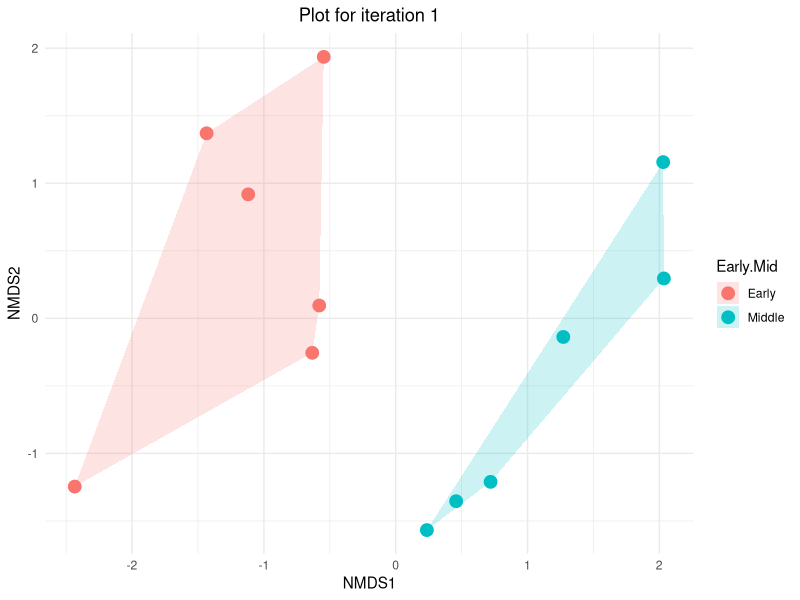
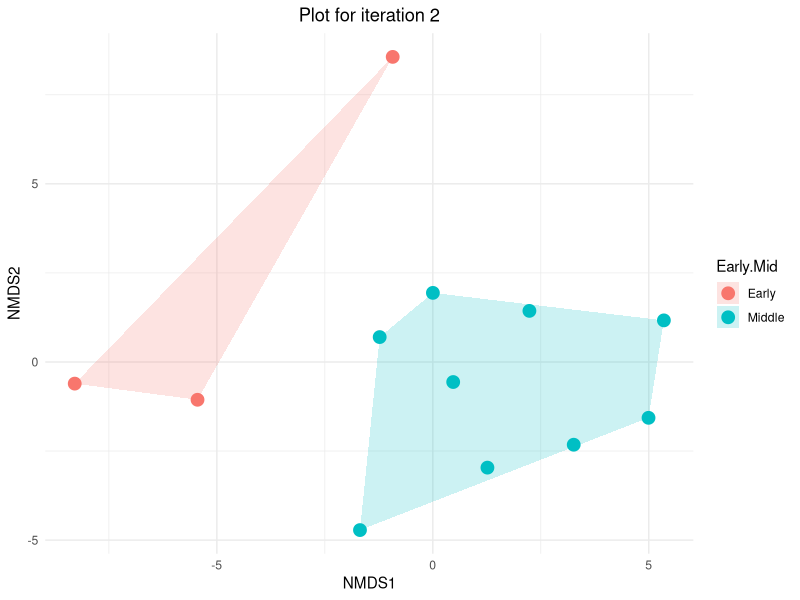
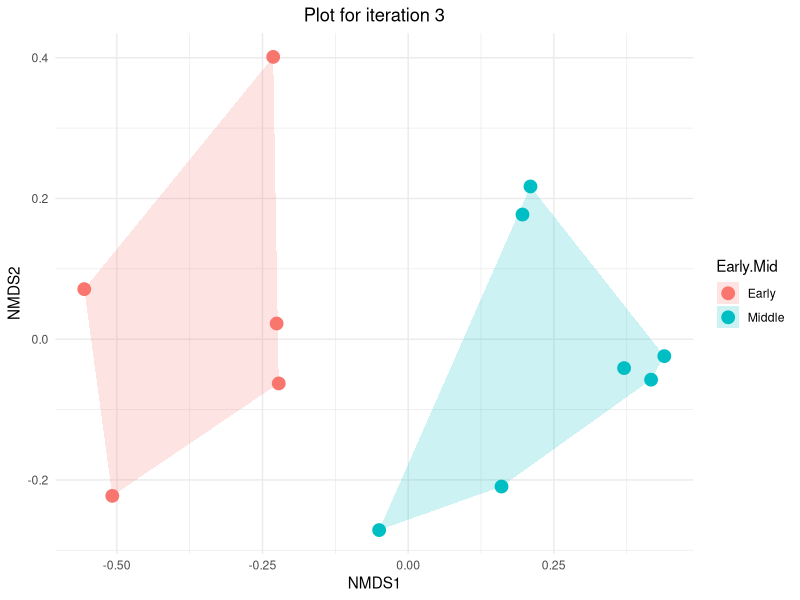
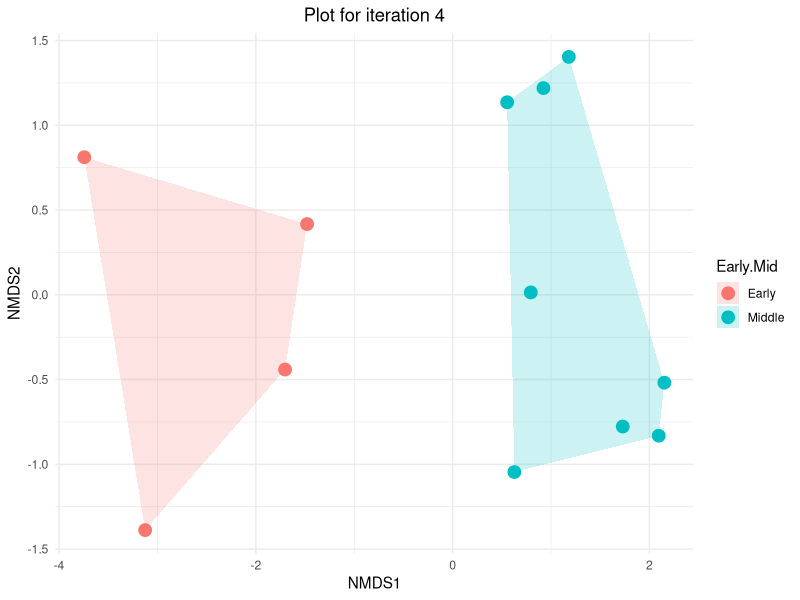
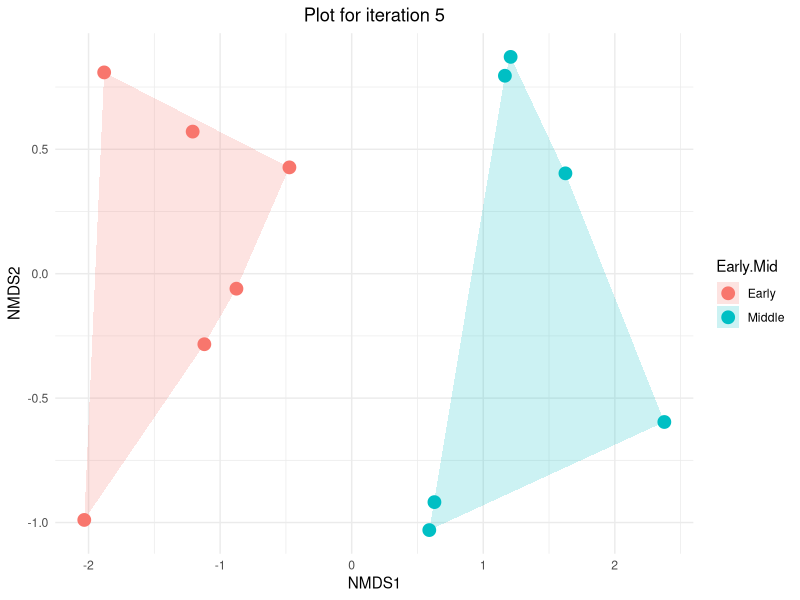
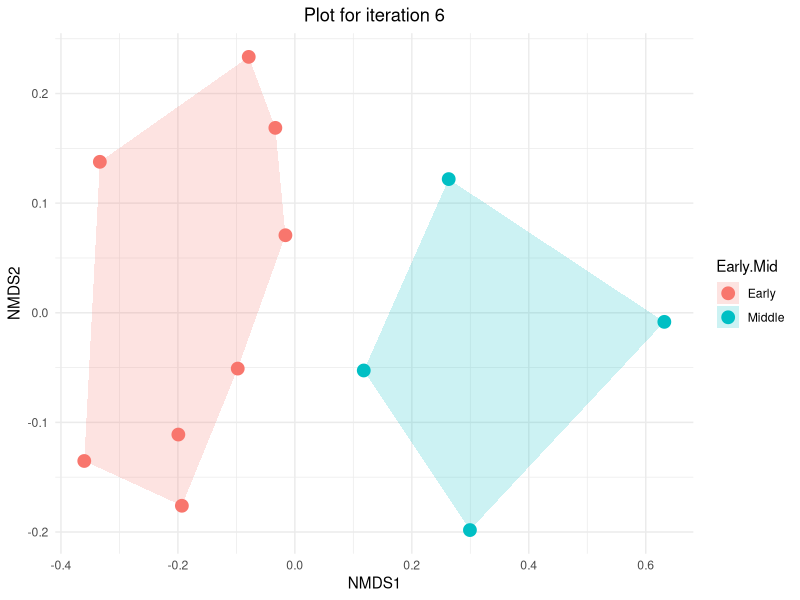
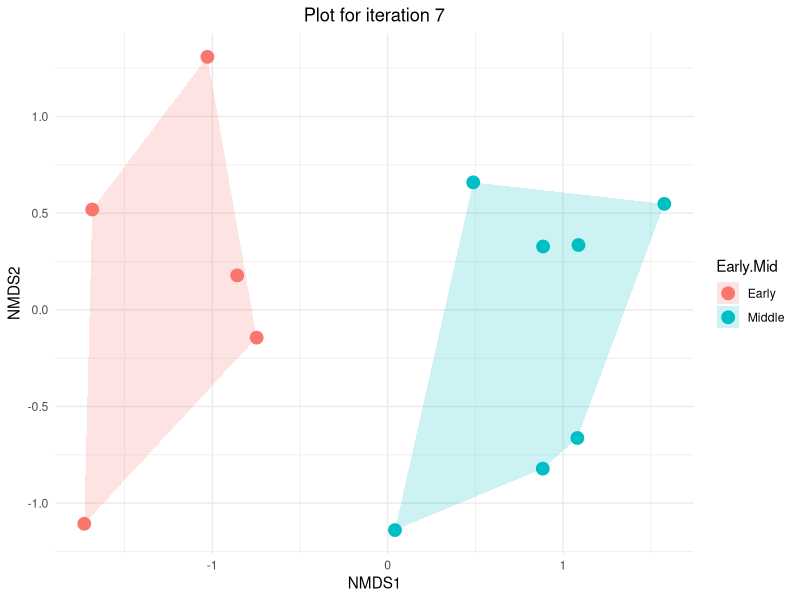
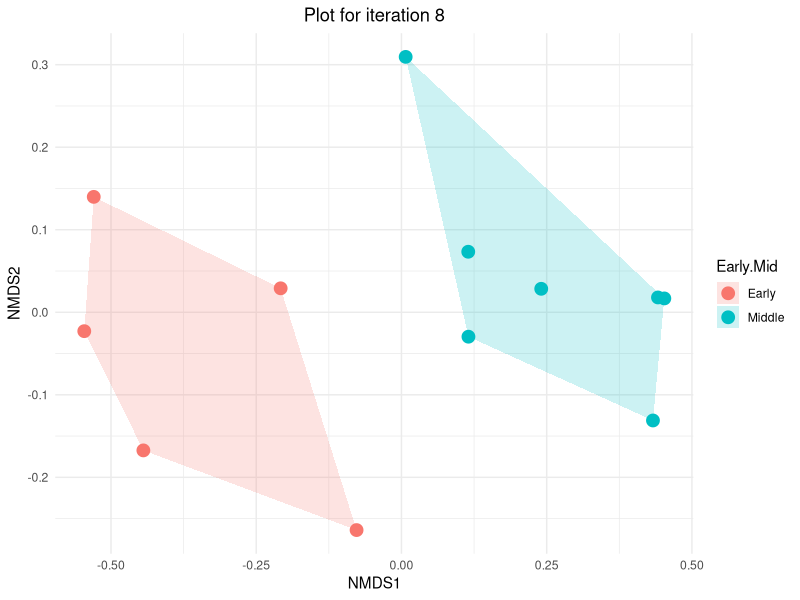

Write the R code that produced these figures, in order. (Note: this script raises an error after producing the figures.)
# load libraries
library("dplyr")
library("vegan")
library("ggplot2")

# create directory to store protocol 1 results
dir.create("Protocol1Results")

# load data and replace NAs with 0s
rawData <- read.csv("Data/RelativeDataset.csv")
data <- rawData %>% replace(is.na(.), 0) # ensure NA values are replaced with 0

# create function for running u-test on NMDS axis 1 scores and returning the U-statistic and p-value
mann_whitney_test <- function(NMDS1, Early.Mid, data.scores) {
  test <- wilcox.test(NMDS1 ~ Early.Mid, data = data.scores)
  U_stat <- test$statistic
  p_value <- test$p.value
  return(c(U_stat, p_value))
}

# create function for looping NMDS and producing plots
findNMDS <- function(r, nit, save, plotIndices) {
  
  # set successes to 0 to calculate success ratio
  success = 0
  
  # if you want to save individual results
  if (save == TRUE){
    
    # overhead for creating individual results subdirectory
    folder_name <- paste("Protocol1Results/IndividualResults", 1-r)
    dir.create(folder_name)
  }
  
  # loop to perform the test nit times
  i = 1
  for (i in 1:nit) {
    
    # randomly cull data
    culled_data = data %>%
      slice_sample(prop = r)
    
    # CHECK 1: Make sure there are sufficient data (n = 5) in each sample to run U-test
    count_early = sum(culled_data$Early.Mid == "Early")
    count_mid = sum(culled_data$Early.Mid == "Middle")
      
    
    # make sure there are data in both samples
    if (all(count_early > 0, count_mid > 0)){
      
      # make community matrix - extract columns with relative abundance information
      com = culled_data[,4:ncol(culled_data)]
      m_com = as.matrix(com)
      
      # run NMDS
      nmds = metaMDS(m_com, distance = "bray")
      
      # extract NMDS scores (x and y coordinates) and bind to Early/Mid
      data.scores = as.data.frame(scores(nmds)$sites)
      data.scores$Early.Mid = culled_data$Early.Mid
      
      # CHECK 2: Make sure NMDS didn't return a 1-D or mostly 1-D solution
      z_scores = (data.scores$NMDS1 - mean(data.scores$NMDS1)) / sd(data.scores$NMDS1)
      outliers = abs(z_scores) > 3 # check for outliers outside 3 standard deviations
      outlierRatio = sum(outliers)/length(data.scores$Early.Mid)
      
      # make sure "Early" is on the left of the plot
      group_means <- aggregate(NMDS1 ~ Early.Mid, data = data.scores, mean)
      earlyMean <- group_means$NMDS1[group_means$Early.Mid == "Early"]
      midMean <- group_means$NMDS1[group_means$Early.Mid == "Middle"]
      
      # flip the NMDS1 axis if "early" is not on left
      if (earlyMean > midMean) {
        data.scores$NMDS1 <- -data.scores$NMDS1 
      }
      
      # create plot and save axes scores if i < plotIndices 
      if (i <= plotIndices) {
        
        # create function to calculate the convex hull for each group
        find_hull = function(df) df[chull(df$NMDS1, df$NMDS2), ]
        
        # apply the function to your NMDS scores grouped by your factor
        hulls = data.scores %>%
          group_by(Early.Mid) %>%
          do(find_hull(.))
        
        # NMDS plot with convex hulls
        p = ggplot() +
          geom_polygon(data = hulls, aes(x = NMDS1, y = NMDS2, fill = Early.Mid), alpha = 0.2) + # Convex hulls
          geom_point(data = data.scores, aes(x = NMDS1, y = NMDS2, color = Early.Mid), size = 4) + # Points
          theme_minimal() +
          labs(x = "NMDS1", y = "NMDS2") +
          ggtitle(paste("Plot for iteration", i)) +
          theme(plot.title = element_text(hjust = 0.5))
        
        # construct the filename
        file_name = sprintf("NMDS.%d.png", i)
        file_path = file.path(folder_name, file_name)
        
        # save the plot
        ggsave(filename = file_path, plot = p, bg = "white")
        
        # save axis scores
        write.csv(data.scores, paste0(folder_name, "/NMDSdata", i, ".csv"))
      }
      
      # CHECK 3: Make sure the p-value of the u-test is significant (p < 0.05)
      u_test = mann_whitney_test(NMDS1, Early.Mid, data.scores)
      
      # check that all 3 criteria are satisfied and mark as success
      if (all(count_early >= 5 && count_mid >= 5, outlierRatio <= 0.05, u_test[2] < 0.05)) {
        success = success + 1
      } 
    }

    # proceed to next iteration
    i = i + 1
    }
  
  # check that all iterations were performed correctly
  if (i == nit + 1) {
    
    # calculate success ratio
    successRatio = success/nit
    return(successRatio)
 
  } else {
    print("Failure")
  }
}

# define sequence and find number of rows
r_values <- seq(0.05, 1.00, by = 0.05)
n_rows <- length(r_values)

# initialize matrix
results_matrix <- matrix(NA, nrow = n_rows, ncol = 2)
results_matrix[, 1] <- 1 - r_values
colnames(results_matrix) <- c("Proportion of Data Culled", "Success Rate")

# loop to compute values and store in the second column
for (j in 1:n_rows) {
  results_matrix[j, 2] <- findNMDS(r = r_values[j], # proportion of data retained (loop through at 0.05 increments)
                                   nit = 1000, # number of iterations
                                   save = TRUE, # if you want to save individual plots and axis scores
                                   plotIndices = 50) # number of plots produced (make sure save = TRUE)
}

# make matrix dataframe
results_dataframe <- data.frame(results_matrix)

# save matrix to Protocol1Results folder
write.csv(results_dataframe, "Protocol1Results/Summary.csv", row.names = FALSE)

# create a line plot
p <- ggplot(results_dataframe, aes(x = Proportion.of.Data.Culled, y = Success.Rate)) +
        geom_line(color = "black", size = 1) +
        labs(x = "Proportion of Data Culled", y = "Success Rate") +
        theme_classic()

# save line plot to Protocol1Results folder
ggsave("Protocol1Results/SummaryPlot.png", p, width = 3543, height = 2657, units = "px")
